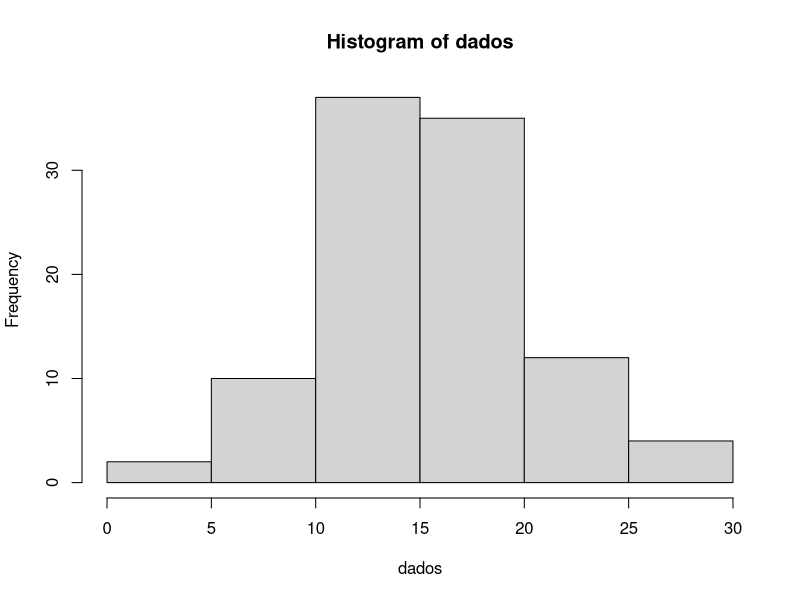
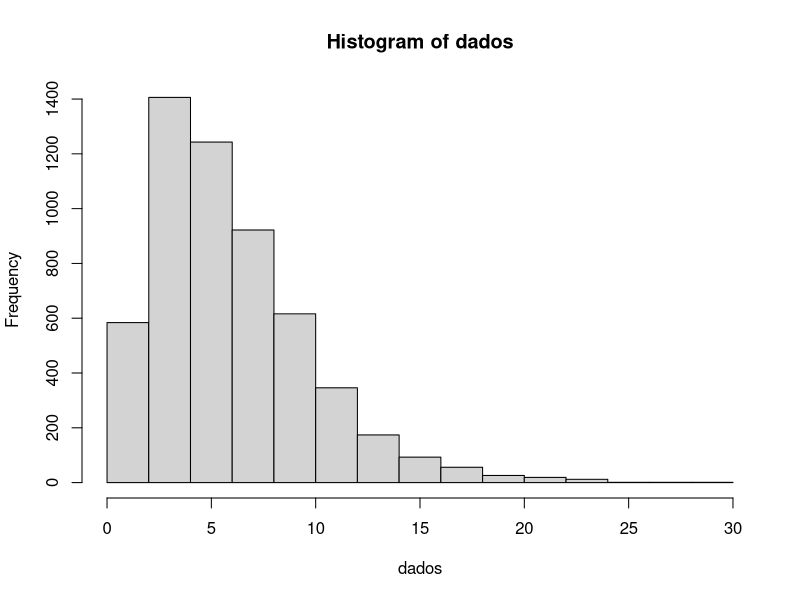
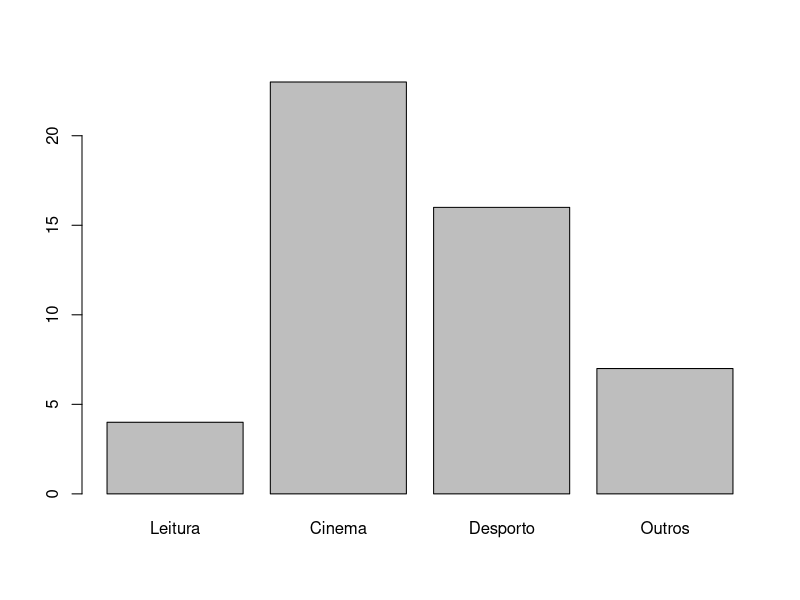
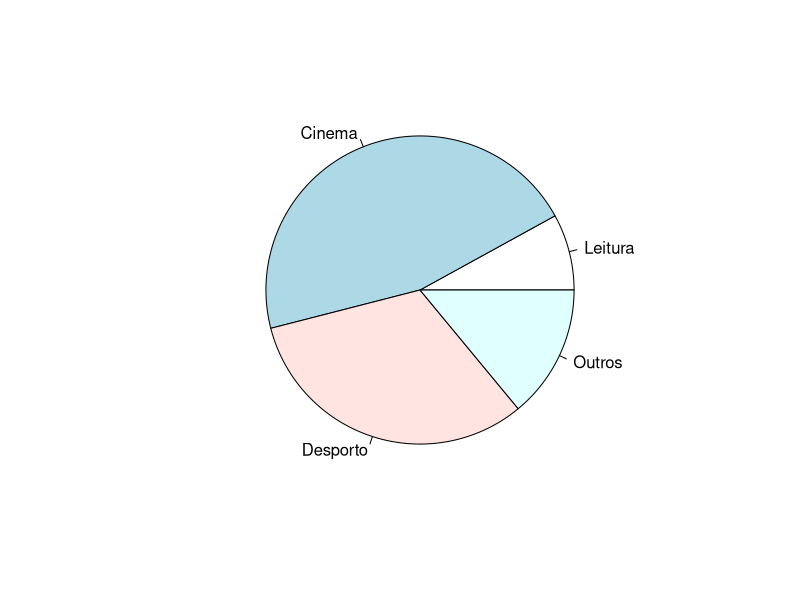
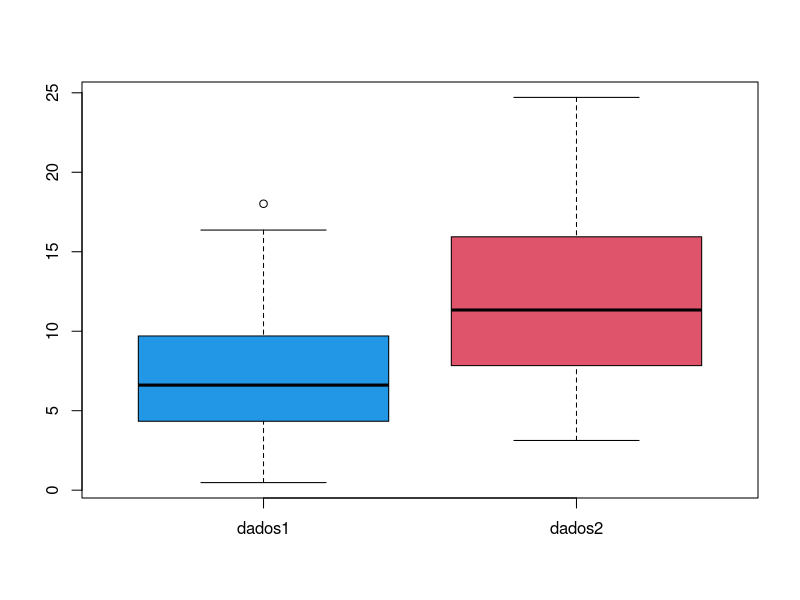

These charts were generated, in order, by the following R code:
#Análise Exploratória de Dados

#Medidas descritivas
#Medidas de localização

#Média

#crio um vetor de dados com o nome amostra1, pode ser <- ou =
amostra1 <- c(4,6,7,8,9,10)
mean(amostra1)

#Outro vetor de dados com o nome amostra2 com valores não definidos (NA)
amostra2 <- c(-2,NA,1,6,8,NA,-4)

#Faz a média mas não considera os NA
mean(amostra2,na.rm = TRUE)


#Mediana
#Se o número de elementos(n=13) for impar então pego o do meio(7)
#Se n for par vou pegar nos do meio e faço a média
#

#Registo outro vetor de dados
dados <- c(3,5,7,15,16,1,17,24,0,-1,5,2,9)
median(dados)

#Quantis ou Quartis

############################################################
#Dá todos
quantile(dados)

###########################################################
#Dá os que queremos
quantile(dados,c(0.25,0.5))

############################################################
#Dá só um
quantile(dados,0.25)

#Medidas de Dispersão/variabilidade
#Amplitude (total)

max(dados) - min(dados)
##      ou
diff(range(dados))

#Intervalo inter quartil
IQR(dados)

#Variância
dados=c(0.9,0.8,0.3,1.1,1.2,1.3,0.7,0.5,-0.1,0,-0.7)
var(dados)

#Desvio padrão
sd(dados)
# ou
#sqrt(var(dados)) na console


#Medidas de Forma
install.packages("e1071")
library(e1071)

#100 números random, com média 15 e desvio padrão 5
set.seed(33)
dados <- rnorm(100,mean=15,sd=5)
mean(dados)

##Assimetria
skewness(dados)
hist(dados)

set.seed(55)
dados <- rchisq(5500,0.9,df=5)
skewness(dados)
hist(dados)


set.seed(66)
data <- rchisq(88,0,3)
kurtosis(data)

amostra <- c(rep('L',4),rep('C',23),rep('D',16),rep('O',7))
data <- factor(amostra ,c('L','C','D','O'),
               labels=c("Leitura", "Cinema","Desporto", "Outros"))
tabela <- table(data); tabela

#Frequências relativas
tabela.rel <- prop.table(tabela);tabela.rel



#Gráfico de barras
barplot(tabela)

#Gráfico Circular
pie(tabela)


#Caixa de bigodes
dados1=rchisq(100,.2, df=7)
dados2=rchisq(100,5, df=7)
classes=c("dados1","dados2")
boxplot(dados1,dados2,names=classes,col=c(4,2))





